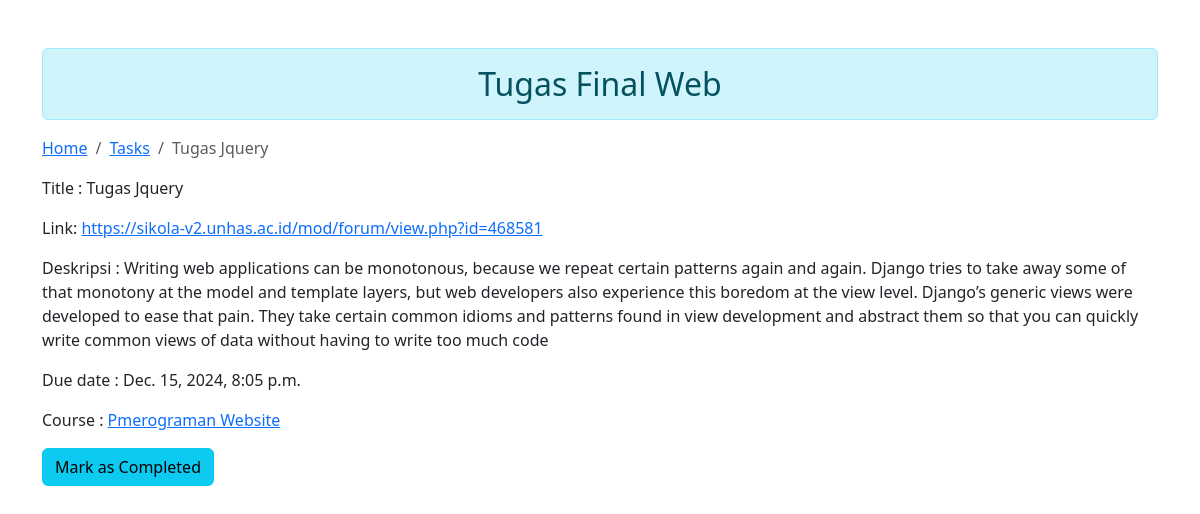
Page /tasks/5/ on the committed database.
### tasks/models.py (models this page shows, shortened)
class Task(models.Model):
    STATUS_CHOICES = [
        ('pending', 'Pending'),
        ('in_progress', 'In Progress'),
        ('completed', 'Completed'),
    ]
    title = models.CharField(max_length=200)
    description = models.TextField(blank=True, null=True)
    link = models.URLField(blank=True, null=True)
    due_date = models.DateTimeField()
    status = models.CharField(
        max_length=20,
        choices=STATUS_CHOICES,
        default='pending'
    )
    course = models.ForeignKey(
        courses.Course,
        on_delete=models.CASCADE,
        null=True,
        blank=True,
        related_name="tasks"
    )

### courses/models.py (models this page shows, shortened)
class Course(models.Model):
    name = models.CharField(max_length=200, unique=True)
    semester = models.PositiveIntegerField()
    description = models.TextField(blank=True, null=True)
    slug = models.SlugField(blank=True,unique=True, default='', editable=False)
    sks = models.PositiveIntegerField(default=2)

### tasks/views.py (the view)
# urls.py: path("<str:tasks_id>/", views.TaskDetailView.as_view(), name="tasks_detail"),
class TaskDetailView(DetailView):
    model = models.Task
    template_name = 'tasks/detail.html'
    def get_object(self):
        tasks_id = self.kwargs.get("tasks_id")
        return get_object_or_404(models.Task, id=tasks_id)
    def get_context_data(self, **kwargs):
        context = super().get_context_data(**kwargs)
        task = self.get_object()
        due_date = task.due_date
        if due_date.tzinfo is None:
            due_date = make_aware(due_date)
        now = timezone.now()
        time_left = due_date - now
        print(time_left.total_seconds())
        if time_left.total_seconds() < 0:
            status_message = "Task is overdue"
            time_left = abs(time_left)
        else:
            status_message = "Time left"
        hours_left = time_left.days * 24 + time_left.seconds // 3600
        minutes_left = (time_left.seconds // 60) % 60
        if time_left.total_seconds() < 0:
            context['Time_left'] = f'{hours_left} hours {minutes_left} minutes overdue'
        else:
            context['Time_left'] = f'{hours_left} hours {minutes_left} minutes left'
        context['Status_message'] = status_message
        context['Task'] = task
        return context

### tasks/templates/tasks/detail.html (shortened to what this page needs)
{% load static %}
<!DOCTYPE html>
<html lang="en">
  <head>
    <link
      href="https://cdn.jsdelivr.net/npm/bootstrap@5.3.3/dist/css/bootstrap.min.css"
      rel="stylesheet"
    />
  </head>
  <body>
    <div class="container mt-5">
      <h2 class="text-center alert alert-info">Tugas Final Web</h2>
      <nav aria-label="breadcrumb">
        <ol class="breadcrumb">
          <li class="breadcrumb-item"><a href="/">Home</a></li>
          <li class="breadcrumb-item"><a href="{% url "tasks:tasks_list" %}">Tasks</a></li>
          <li class="breadcrumb-item active" aria-current="page">{{Task.title}}</li>
        </ol>
      </nav>
      <main>
        <p>Title : {{Task.title}}</p>
        <p>Link: <a href={{Task.link}}>{{Task.link}}</a></p>
        <p>Deskripsi : {{Task.description}}</p>
        <p>Due date : {{Task.due_date}}</p>
        <p>Course : <a href="{% url "courses:course_detail" slug=Task.course.slug %}">{{Task.course.name}}</a></p>
        <button
        class="btn btn-update
            {% if task.status == 'pending' %} btn-warning
            {% elif task.status == 'in_progress' %} btn-info
            {% else %} btn-success
            {% endif %}"
        data-task-id="{{ task.id }}">
        {% if task.status == 'pending' %}
            Mark as In Progress
        {% elif task.status == 'in_progress' %}
            Mark as Completed
        {% else %}
            Done
        {% endif %}
        </button>
      </main>
  </body>
</html>

### rows in the picture
Task: title "Tugas Jquery", link "https://sikola-v2.unhas.ac.id/mod/forum/view.php?id=468581", description "Writing web applications can be monotonous, because we repeat certain patterns again and again. Django tries to take away some of that monotony at the model and template layers, but web developers also experience this boredom at the view level. Django’s generic views were developed to ease that pain. They take certain common idioms and patterns found in view development and abstract them so that you can quickly write common views of data without having to write too much code", due_date "Dec. 15, 2024, 8:05 p.m.", course.name "Pmerograman Website"
